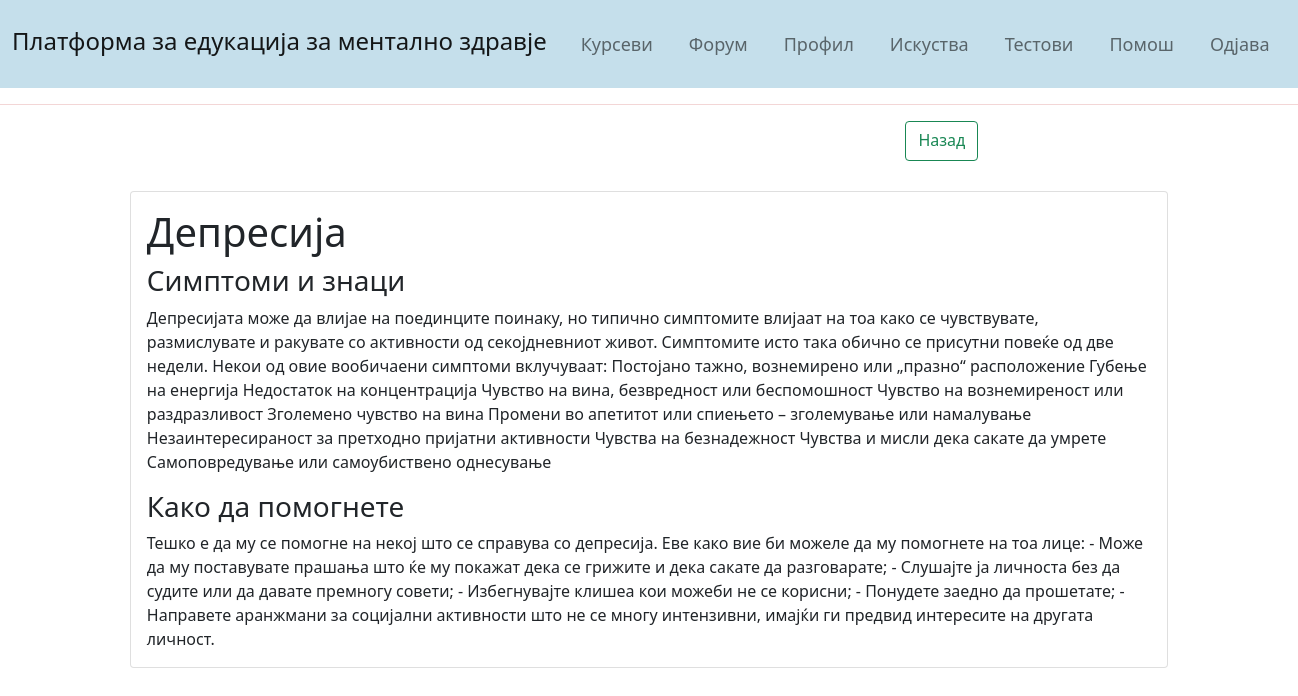
Page /courses/1/ (signed in) on the committed database.
### MentalHealthEduApp/models.py (models this page shows, shortened)
class Course(models.Model):
    name = models.CharField(max_length=50)
    symptoms = models.TextField(null=True, blank=True)
    help = models.TextField(null=True, blank=True)
    class Meta:
        verbose_name_plural = "courses"

### MentalHealthEduApp/views.py (the view)
# urls.py: path("courses/<int:id>/", course_details, name="course_details"),
@login_required()
def course_details(request, id):
    context = {"course": Course.objects.get(id=id)}
    return render(request, "Course.html", context=context)

### MentalHealthEduApp/templates/Course.html (shortened to what this page needs)
<!DOCTYPE html>
<html lang="en">
<head>
    <link href="https://cdn.jsdelivr.net/npm/bootstrap@5.0.2/dist/css/bootstrap.min.css" rel="stylesheet">
</head>
<body>
<nav class="navbar navbar-expand-lg navbar-light" style="background-color: #c5dfeb">
	  <div class="container-fluid">
		<p class="navbar-brand" style="font-size: 24px; padding-top: 15px"> Платформа за едукација за ментално здравје </p>
		<div class="collapse navbar-collapse justify-content-end" id="navbarSupportedContent">
		  <ul class="navbar-nav ">
			<li class="nav-item">
			  <a class="nav-link" href="/courses/">Курсеви</a>
			</li>
			<li class="nav-item">
			  <a class="nav-link" href="/forum/">Форум</a>
			</li>
            <li class="nav-item">
			  <a class="nav-link" href="/profile/">Профил</a>
			</li>
            <li class="nav-item">
			  <a class="nav-link" href="/experiences/">Искуства</a>
			</li>
            <li class="nav-item">
			  <a class="nav-link" href="/tests/">Тестови</a>
			</li>
            <li class="nav-item">
			  <a class="nav-link" href="/helppage/">Помош</a>
			</li>
              <li class="nav-item">
			  <a class="nav-link" href="/logout/">Одјава</a>
			</li>
		  </ul>
		</div>
	  </div>
</nav>
<hr style="color: indianred">
       <div class="form-group mx-sm-3 mb-2">
           <div class="row" style="margin-left: 25%">
               <div class="col-7">
               </div>
               <div class="col-3">
                   <a style="height: 40px" class="btn btn-outline-success btn-md" href="/courses/">Назад</a>
               </div>
        </div>
       </div>
<div class="card" style="width: 80%; margin-left: 10%; margin-top: 30px">
  <div class="card-body">
    <h1 class="card-title">{{ course.name }}</h1>
    <h3>Симптоми и знаци</h3>
    <p class="card-text">{{ course.symptoms }}</p>
    <h3>Како да помогнете</h3>
    <p class="card-text">{{ course.help }}</p>
  </div>
</div>
</body>
</html>

### MentalHealthEduApp/templates/Course.html (style rules this page uses)
a { font-size: 18px; }
li { margin: 10px; }

### rows in the picture
Course: name "Депресија", symptoms "Депресијата може да влијае на поединците поинаку, но типично симптомите влијаат на тоа како се чувствувате, размислувате и ракувате со активности од секојдневниот живот. Симптомите исто така обично се присутни повеќе од две недели. Некои од овие вообичаени симптоми вклучуваат: Постојано тажно, вознемирено или „празно“ расположение Губење на енергија Недостаток на концентрација Чувство на вина, безвредност или беспомошност Чувство на вознемиреност или раздразливост Зголемено чувство на вина Промени во апетитот или спиењето – зголемување или намалување Незаинтересираност за претходно пријатни активности Чувства на безнадежност Чувства и мисли дека сакате да умрете Самоповредување или…", help "Тешко е да му се помогне на некој што се справува со депресија. Еве како вие би можеле да му помогнете на тоа лице: - Може да му поставувате прашања што ќе му покажат дека се грижите и дека сакате да разговарате; - Слушајте ја личноста без да судите или да давате премногу совети; - Избегнувајте клишеа кои можеби не се корисни; - Понудете заедно да прошетате; - Направете аранжмани за социјални активности што не се многу интензивни, имајќи ги предвид интересите на другата личност."
